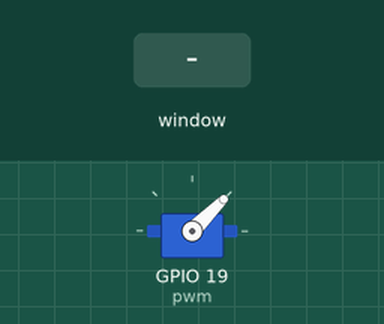
Bench run of a program on a simulated Raspberry Pi (BCM pin numbers). Parts: servo. The inputs (shaded band) are chosen by the test bench. The desktop window is not drawn, its controls go by their first labels and the mouse button is held 0.15 s; servo angles are drawn from the pulse width (0.5 ms = 0°, 2.5 ms = 180°).

Above: at 1.2 s.
1.3 s: slider 1 in the window set to 15
At 2.5 s:
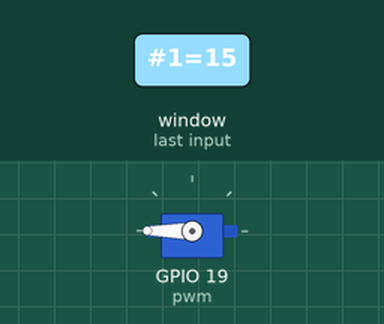
Timing chart, 0 to 4.3 s (numbered marks = the images above; inputs shaded):
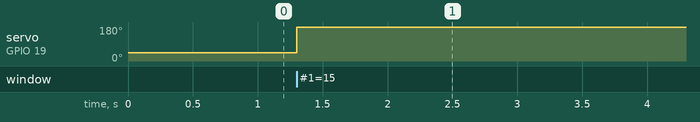

Measured:
- after the input at 1.3 s, servo on GPIO 19 (pwm): 45° → 180° at once

The program:

servotkn12.py
```python
from tkinter import *
import RPi.GPIO as GPIO
import time

GPIO.setmode(GPIO.BCM)
GPIO.setwarnings(False)
GPIO.setup(19, GPIO.OUT)
pwm = GPIO.PWM(19, 50)
pwm.start(5)

class App:

    def __init__(self, master):
        frame = Frame(master)
        frame.pack()
        scale = Scale(frame, from_=0, to=30,
              orient=HORIZONTAL, command=self.update)
        scale.grid(row=0)

    def update(self, angle):
        duty = float(angle) / 10.0 + 2.5

        pwm.ChangeDutyCycle(12.5)

    def _init_(self2, master):
        frame = Frame(master)
        frame.pack()
        scale = Scale(frame, from_=0, to=30,
              orient=HORIZONTAL, command=self.update)
        scale.grid(row=0)


root = Tk()
root.wm_title('Servo Control')
app = App(root)
root.geometry("200x50+0+0")
root.mainloop()
```
